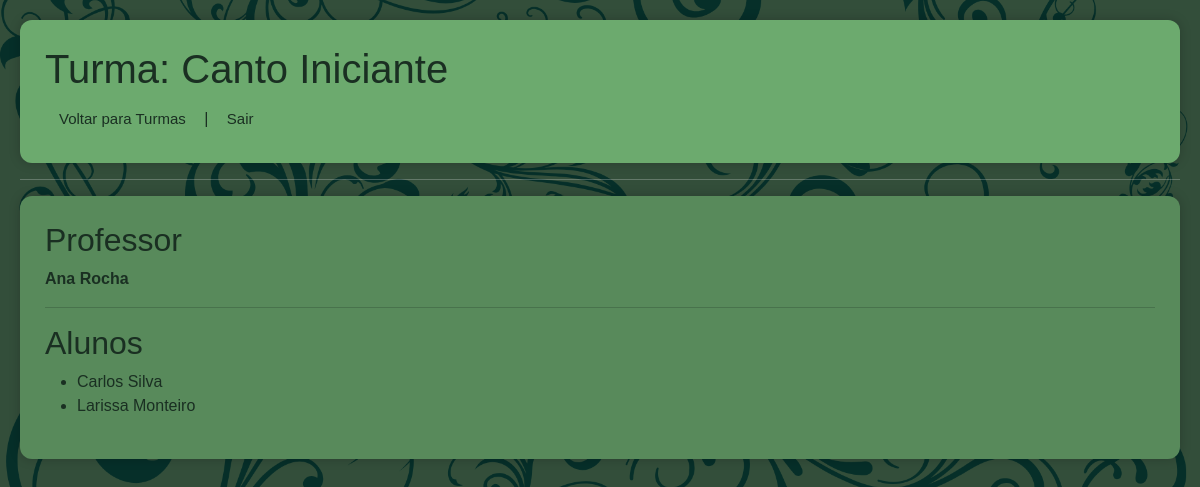
The app's page /turma/2/pessoas (signed in), older data.
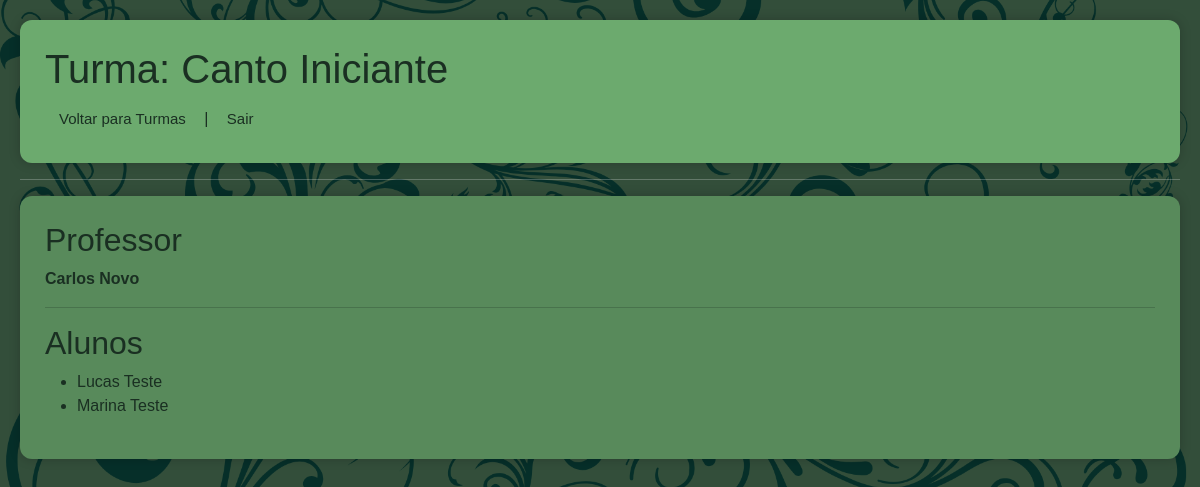
The same page, newer data.
### tables this page shows
CREATE TABLE Turma (
    id_turma INTEGER PRIMARY KEY AUTOINCREMENT,
    nome TEXT NOT NULL,
    descricao TEXT,
    especialidade TEXT,
    id_professor INTEGER NOT NULL,
    id_escola INTEGER NOT NULL,
    criada_por TEXT DEFAULT 'professor',
    data_criacao TEXT,
    FOREIGN KEY (id_professor) REFERENCES Professor(id_professor),
    FOREIGN KEY (id_escola) REFERENCES Escola(id_escola)
);

CREATE TABLE Professor (
    id_professor INTEGER PRIMARY KEY AUTOINCREMENT,
    nome TEXT NOT NULL,
    email TEXT NOT NULL UNIQUE,
    senha TEXT NOT NULL,
    endereco TEXT,
    telefone TEXT,
    proficiencia TEXT,
    id_escola INTEGER NOT NULL,
    status_escola TEXT DEFAULT 'aprovado',
    data_aprovacao TEXT,
    FOREIGN KEY (id_escola) REFERENCES Escola(id_escola)
);

CREATE TABLE Aluno (
    id_aluno INTEGER PRIMARY KEY AUTOINCREMENT,
    nome TEXT NOT NULL,
    email TEXT NOT NULL UNIQUE,
    endereco TEXT,
    telefone TEXT,
    senha TEXT NOT NULL,
    id_escola INTEGER,
    status_escola TEXT DEFAULT 'aprovado',
    data_aprovacao TEXT,
    FOREIGN KEY (id_escola) REFERENCES Escola(id_escola)
);

### app.py (the view)
@app.route("/turma/<int:id_turma>/pessoas")
def turma_pessoas(id_turma):
    if "aluno_id" not in session and "professor_id" not in session:
        return redirect("/login")
    dados = service.buscar_pessoas_da_turma(id_turma, session)
    if isinstance(dados, tuple):
        return dados[0], dados[1]
    return render_template(
        "turma_pessoas.html",
        nome_turma=dados["nome_turma"],
        professor=dados["professor"],
        alunos=dados["alunos"],
        origem=dados["origem"]
    )

### model.py (called while the page is built)
def conectar():
    return sqlite3.connect("escola.db")

def listar_pessoas_da_turma(id_turma):
    conn = conectar()
    cursor = conn.cursor()
    cursor.execute("""
    SELECT Professor.nome
    FROM Turma
    JOIN Professor ON Turma.id_professor = Professor.id_professor
    WHERE Turma.id_turma = ?
    """, (id_turma,))
    professor = cursor.fetchone()
    cursor.execute("""
    SELECT Aluno.nome
    FROM Aluno
    JOIN Aluno_Turma
    ON Aluno.id_aluno = Aluno_Turma.id_aluno
    WHERE Aluno_Turma.id_turma = ?
    """, (id_turma,))
    alunos = cursor.fetchall()
    conn.close()
    return professor[0] if professor else None, [a[0] for a in alunos]

def buscar_nome_turma(id_turma):
    conn = conectar()
    cursor = conn.cursor()
    cursor.execute("""
    SELECT nome
    FROM Turma
    WHERE id_turma = ?
    """, (id_turma,))
    turma = cursor.fetchone()
    conn.close()
    return turma[0] if turma else None

### service.py (called while the page is built)
def buscar_pessoas_da_turma(id_turma, session):
    professor, alunos = model.listar_pessoas_da_turma(id_turma)
    if professor is None:
        return "Turma não encontrada", 404
    nome_turma = model.buscar_nome_turma(id_turma)
    origem = "aluno"
    if "professor_id" in session:
        origem = "professor"
    return {
        "nome_turma": nome_turma,
        "professor": professor,
        "alunos": alunos,
        "origem": origem
    }

### templates/turma_pessoas.html (shortened to what this page needs)
<!DOCTYPE html>
<html lang="pt-br">
<head>
    <link href="https://cdn.jsdelivr.net/npm/bootstrap@5.3.8/dist/css/bootstrap.min.css" rel="stylesheet">
    <link rel="stylesheet" href="{{ url_for('static', filename='style.css') }}">
</head>
<body>
    <div id="container1">
        <div id="divtopo">
            <h1>Turma: {{ nome_turma }}</h1>
            <nav>
                {% if origem == "professor" %}
                    <a href="/professor">Voltar</a> |
                {% else %}
                    <a href="/turmas">Voltar para Turmas</a> |
                {% endif %}
                <a href="/logout">Sair</a>
            </nav>
        </div>
        <hr>
        <div id="divturmas">
            <h2>Professor</h2>
            <p><strong>{{ professor }}</strong></p>
            <hr>
            <h2>Alunos</h2>
            {% if alunos %}
            <ul>
                {% for aluno in alunos %}
                <li>{{ aluno }}</li>
                {% endfor %}
            </ul>
            {% else %}
            <p>Nenhum aluno cadastrado nesta turma.</p>
            {% endif %}
        </div>
    </div>
</body>
</html>

### static/style.css (style rules this page uses)
:root { --verde-principal: #334E3A; --verde-secundario: #6caa6e; --verde-hover: #6AAE70; --verde-medio: #588A5B; --fundo-claro: #C8E6C9; --fundo-suave: #DFECE0; --texto-escuro: #1A2F22; --texto-claro: #F4F4F4; --sombra: rgba(0,0,0,0.2); }
body { margin: 0; padding: 20px; font-family: 'Lucida Sans', Geneva, Verdana, sans-serif; background-color: var(--verde-principal); background-image: url(/static/img/fundomaestro.png); background-size: cover; background-position: center; color: var(--texto-claro); }
a { display: inline-block; padding: 7px 14px; color: var(--texto-escuro); text-decoration: none; border-radius: 6px; font-size: 15px; }
#divtopo, #nav, #topo-container { background-color: var(--verde-secundario); color: var(--texto-escuro); padding: 25px; border-radius: 12px; margin-bottom: 14px; box-shadow: 0 0 12px var(--sombra); }
#divturmas { background-color: var(--verde-medio); color: var(--texto-escuro); padding: 25px; min-width: 250px; border-radius: 12px; margin-bottom: 14px; box-shadow: 0 0 12px var(--sombra); }

Row changes from the older to the newer data that the page shows:
changed Professor: nome "Ana Rocha" → "Carlos Novo"
changed Aluno: nome "Carlos Silva" → "Lucas Teste"
changed Aluno: nome "Larissa Monteiro" → "Marina Teste"
